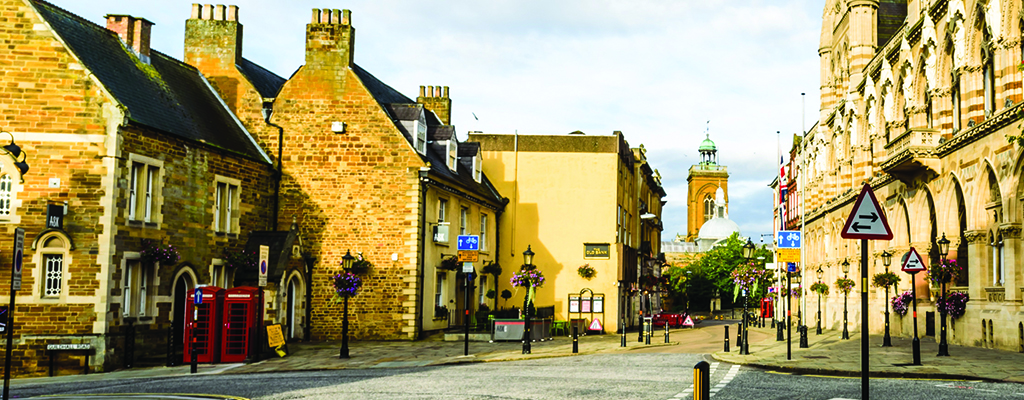
#> input picture Homework1_python2/pic1.jpg, 1024 x 400 px, found by its file name
$ python problem2.py
#> lines starting #> are read from the running program, lines starting #| are printed output that depends on the picture
"""
Open the image pic1.jpg and display it with the name pic1.
Separate the image into its 3 channels.
Display both the colored and grayscale versions of each channel in separate windows.
"""

import cv2 as cv
import numpy as np

pic1 = cv.imread('Photos/pic1.jpg')
#> pic1 is the input picture: shape (400, 1024, 3); mean B, G, R 103, 152.1, 162.8

b, g, r = cv.split(pic1)
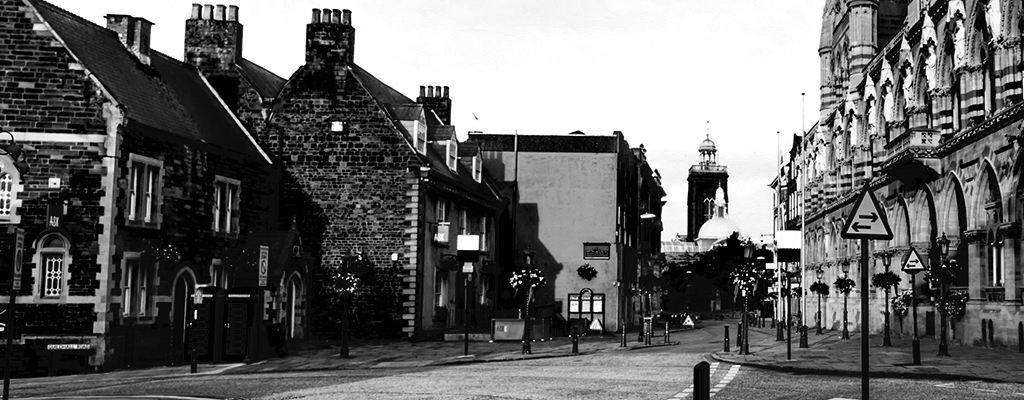
#> b: shape (400, 1024); min 0, max 255, mean 103
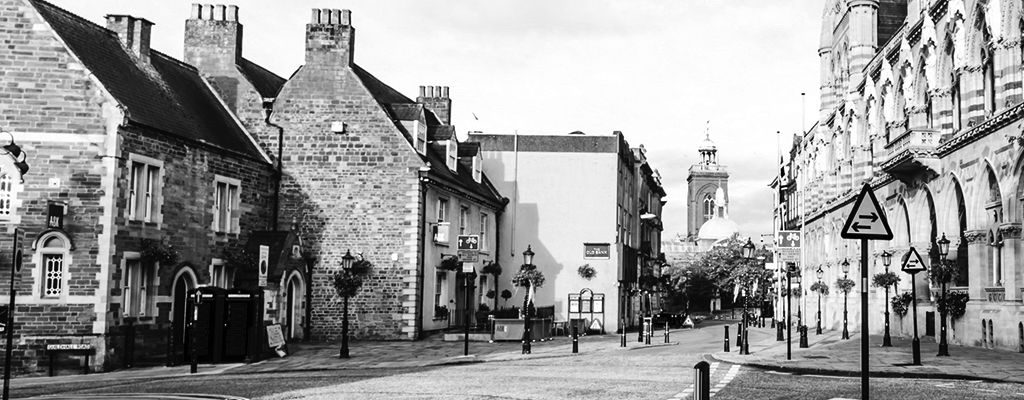
#> g: shape (400, 1024); min 0, max 255, mean 152.1
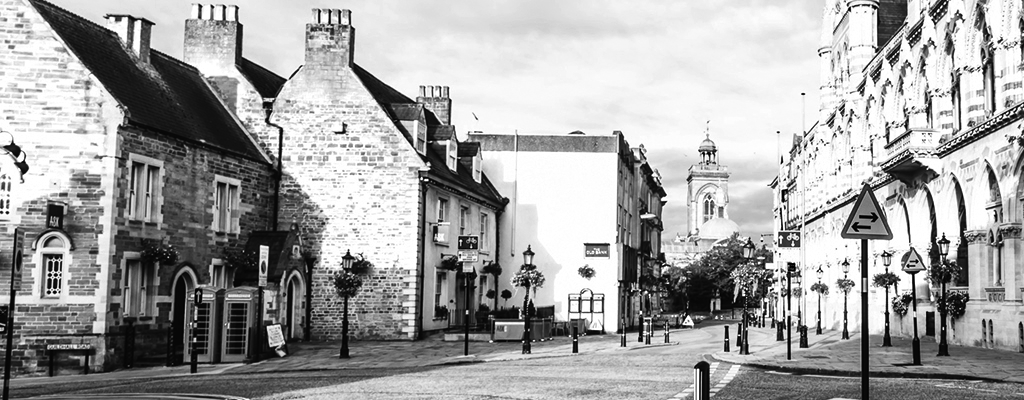
#> r: shape (400, 1024); min 0, max 255, mean 162.8

blank = np.zeros(pic1.shape[:2], dtype = 'uint8')
blue = cv.merge([b, blank, blank])
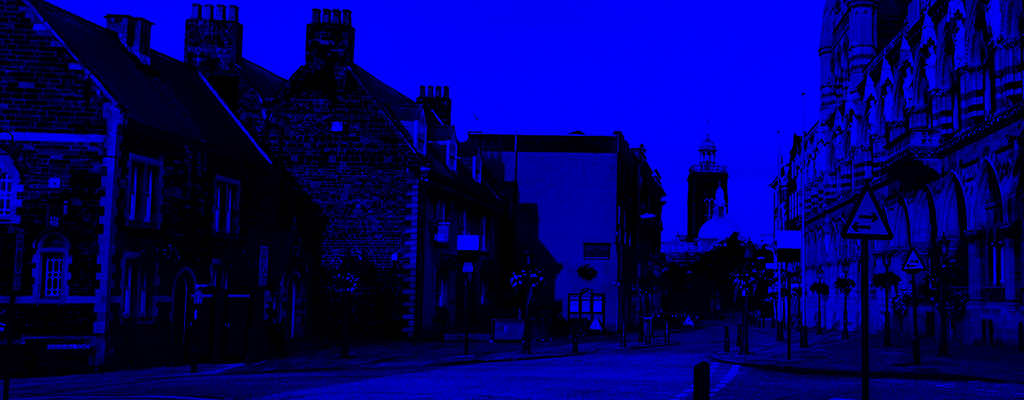
#> blue: shape (400, 1024, 3); mean of channels 0, 1, 2 103, 0, 0; drawn as B, G, R
green = cv.merge([blank, g, blank])
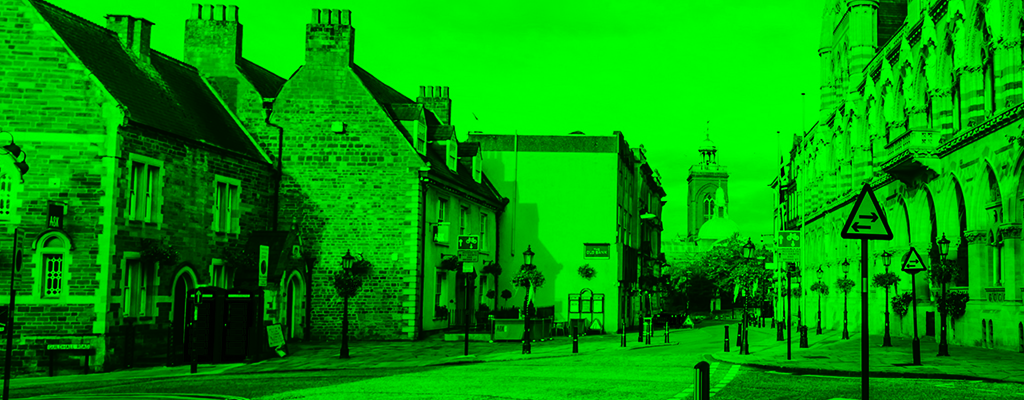
#> green: shape (400, 1024, 3); mean of channels 0, 1, 2 0, 152.1, 0; drawn as B, G, R
red = cv.merge([blank, blank, r])
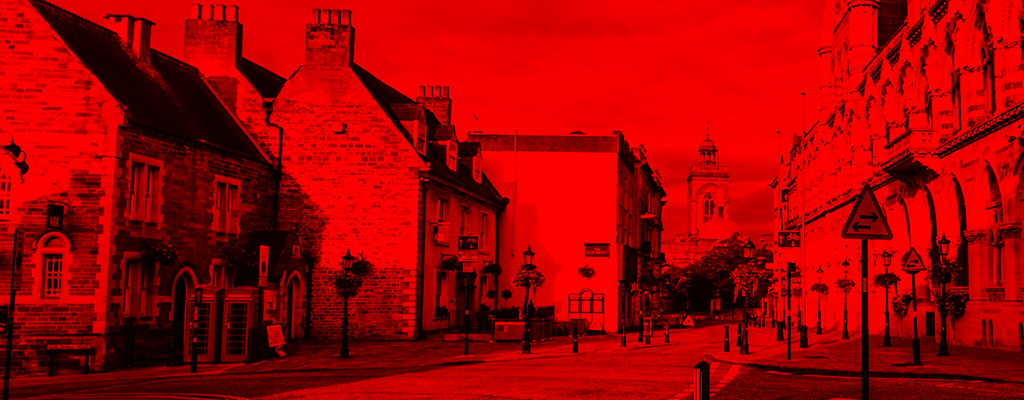
#> red: shape (400, 1024, 3); mean of channels 0, 1, 2 0, 0, 162.8; drawn as B, G, R

cv.imshow('blue_grayscale', b)
cv.imshow('blue', blue)
cv.imshow('green_grayscale', g)
cv.imshow('green', green)
cv.imshow('red_grayscale', r)
cv.imshow('red', red)

cv.waitKey(0)

$ run again, with Homework1_python2/pic2.jpg copied over Homework1_python2/pic1.jpg
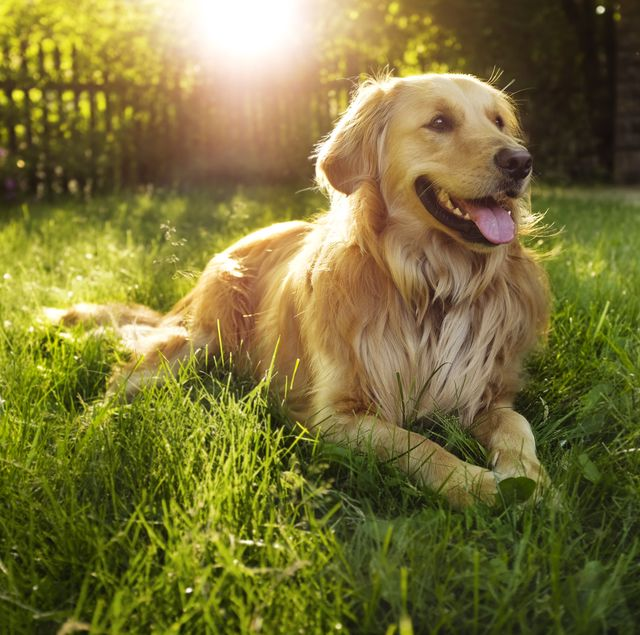
#> input picture Homework1_python2/pic2.jpg, 640 x 635 px, found by its file name
#> pic1 is the input picture: shape (635, 640, 3); mean B, G, R 56.4, 114.9, 122.6
#> `green = cv.merge([blank, g, blank])`:
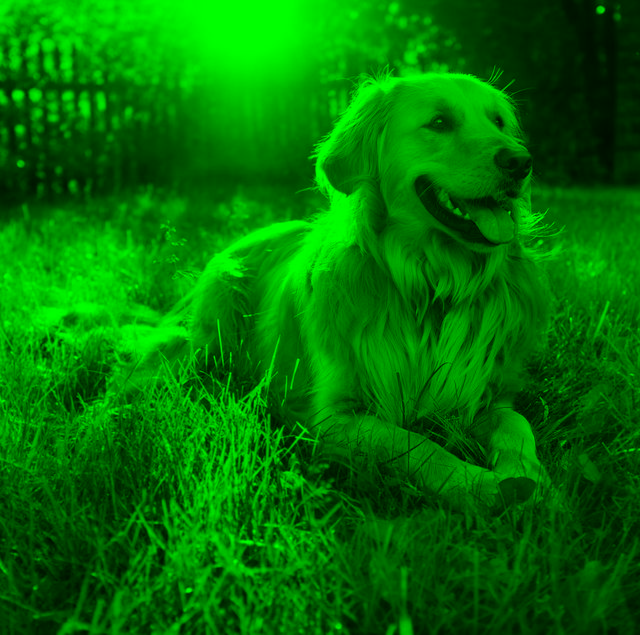
#> green: shape (635, 640, 3); mean of channels 0, 1, 2 0, 114.9, 0; drawn as B, G, R
#> `red = cv.merge([blank, blank, r])`:
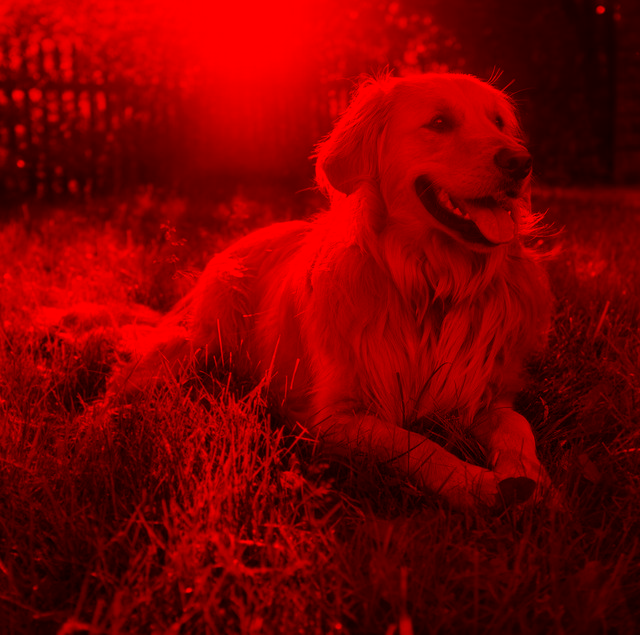
#> red: shape (635, 640, 3); mean of channels 0, 1, 2 0, 0, 122.6; drawn as B, G, R

$ run again, with Homework1_python2/pic3.jpg copied over Homework1_python2/pic1.jpg
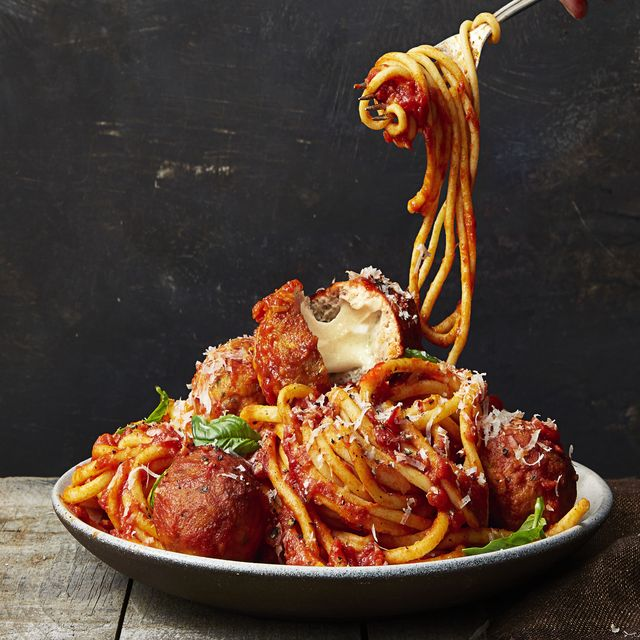
#> input picture Homework1_python2/pic3.jpg, 640 x 640 px, found by its file name
#> pic1 is the input picture: shape (640, 640, 3); mean B, G, R 49.3, 62.4, 83.9
#> `green = cv.merge([blank, g, blank])`:
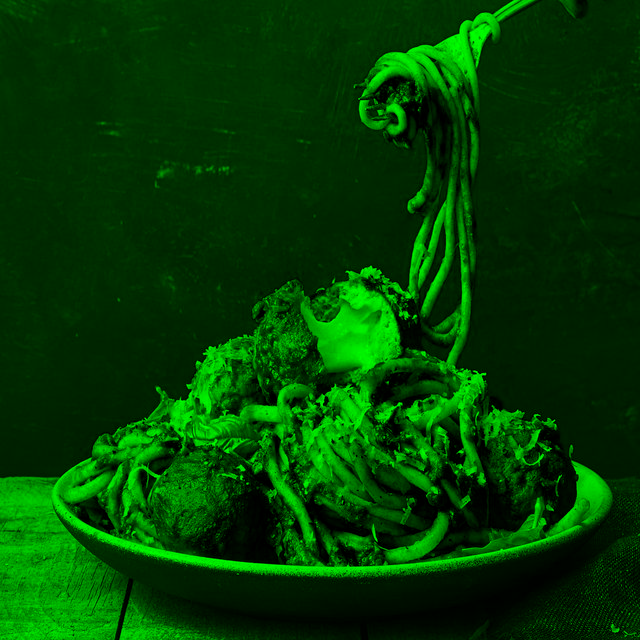
#> green: shape (640, 640, 3); mean of channels 0, 1, 2 0, 62.4, 0; drawn as B, G, R
#> `red = cv.merge([blank, blank, r])`:
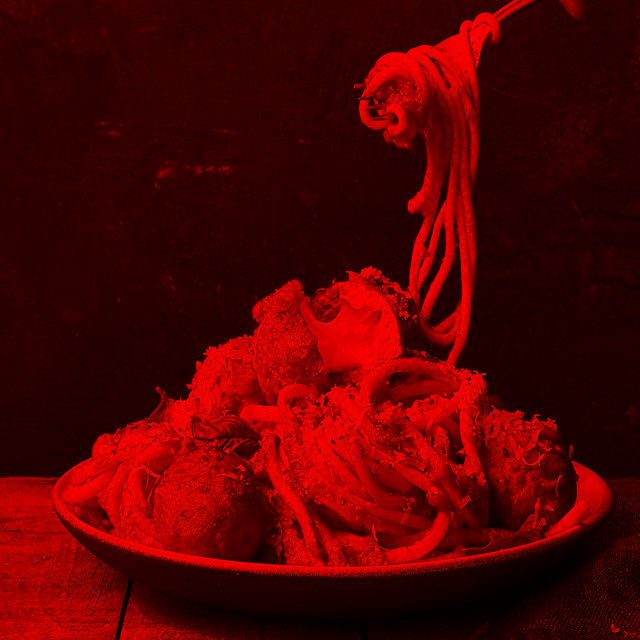
#> red: shape (640, 640, 3); mean of channels 0, 1, 2 0, 0, 83.9; drawn as B, G, R
